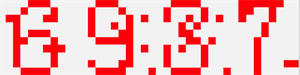
#> input picture Segement_image/test1.png, 300 x 75 px
$ python image_tool.py
#> lines starting #> are read from the running program, lines starting #| are printed output that depends on the picture; after the words box and inside, x2 and y2 are one past the last pixel; in counts of white or black regions, pixels touching at a corner belong together
#> further down, img is the input picture: PIL image 300x75 RGBA; mean R, G, B, A 244.5, 178.2, 180.6, 254.5
from  PIL import Image
import os


class Image_tool(object):

    #to get a binarized table
    def get_bin_table(self,threshold = 140):

        table =[]
        for i in range(256):
            if i > threshold:
                table.append(1)
            else:
                table.append(0)


        return table


    #to sum the neigibor

    def sum_9_region(self,img,x,y):
        cur_pixel = img.getpixel((x,y))

        width = img.width
        height = img.height
        if cur_pixel == 1:
            return 0

        #process the pixel's neighbor
        if y == 0:  # 第一行
            if x == 0:  # 左上顶点,4邻域
                # 中心点旁边3个点
                sum = cur_pixel \
                      + img.getpixel((x, y + 1)) \
                      + img.getpixel((x + 1, y)) \
                      + img.getpixel((x + 1, y + 1))
                return 4 - sum
            elif x == width - 1:  # 右上顶点
                sum = cur_pixel \
                      + img.getpixel((x, y + 1)) \
                      + img.getpixel((x - 1, y)) \
                      + img.getpixel((x - 1, y + 1))

                return 4 - sum
            else:  # 最上非顶点,6邻域
                sum = img.getpixel((x - 1, y)) \
                      + img.getpixel((x - 1, y + 1)) \
                      + cur_pixel \
                      + img.getpixel((x, y + 1)) \
                      + img.getpixel((x + 1, y)) \
                      + img.getpixel((x + 1, y + 1))
                return 6 - sum
        elif y == height - 1:  # 最下面一行
            if x == 0:  # 左下顶点
                # 中心点旁边3个点
                sum = cur_pixel \
                      + img.getpixel((x + 1, y)) \
                      + img.getpixel((x + 1, y - 1)) \
                      + img.getpixel((x, y - 1))
                return 4 - sum
            elif x == width - 1:  # 右下顶点
                sum = cur_pixel \
                      + img.getpixel((x, y - 1)) \
                      + img.getpixel((x - 1, y)) \
                      + img.getpixel((x - 1, y - 1))

                return 4 - sum
            else:  # 最下非顶点,6邻域
                sum = cur_pixel \
                      + img.getpixel((x - 1, y)) \
                      + img.getpixel((x + 1, y)) \
                      + img.getpixel((x, y - 1)) \
                      + img.getpixel((x - 1, y - 1)) \
                      + img.getpixel((x + 1, y - 1))
                return 6 - sum
        else:  # y不在边界
            if x == 0:  # 左边非顶点
                sum = img.getpixel((x, y - 1)) \
                      + cur_pixel \
                      + img.getpixel((x, y + 1)) \
                      + img.getpixel((x + 1, y - 1)) \
                      + img.getpixel((x + 1, y)) \
                      + img.getpixel((x + 1, y + 1))

                return 6 - sum
            elif x == width - 1:  # 右边非顶点
                # print('%s,%s' % (x, y))
                sum = img.getpixel((x, y - 1)) \
                      + cur_pixel \
                      + img.getpixel((x, y + 1)) \
                      + img.getpixel((x - 1, y - 1)) \
                      + img.getpixel((x - 1, y)) \
                      + img.getpixel((x - 1, y + 1))

                return 6 - sum
            else:  # 具备9领域条件的
                sum = img.getpixel((x - 1, y - 1)) \
                      + img.getpixel((x - 1, y)) \
                      + img.getpixel((x - 1, y + 1)) \
                      + img.getpixel((x, y - 1)) \
                      + cur_pixel \
                      + img.getpixel((x, y + 1)) \
                      + img.getpixel((x + 1, y - 1)) \
                      + img.getpixel((x + 1, y)) \
                      + img.getpixel((x + 1, y + 1))
                return 9 - sum

        return 9 -sum

    def remove_noise_pixel(self,img,noise_point_list):

        for item in noise_point_list:
            img.putpixel((item[0],item[1]),1)


    #get a image with noise
    def get_clear_bin_image(self,img):

        imgry = img.convert('L')
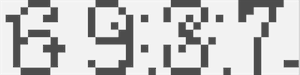
#> imgry: PIL image 300x75 L; min 75, max 252, mean 198.3

        table = self.get_bin_table()
        out = imgry.point(table,'1') #get a binarized image
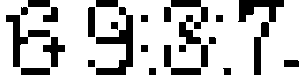
#> out: PIL image 300x75 1; 75% white; 27 black regions, largest, box (x1, y1, x2, y2) and area: (96, 7, 133, 75) 945, (6, 15, 50, 67) 624, (238, 0, 284, 22) 589


        noise_point_list = []

        for x in range(out.width):
            for y in range(out.height):
                res_9 = self.sum_9_region(out,x,y)


                if (0 < res_9 < 3 ) and out.getpixel((x,y)) ==0:
                    pos = (x,y)
                    noise_point_list.append(pos)

        self.remove_noise_pixel(out,noise_point_list)

        return out

    #segement the picture
    def get_crop_img(self,img):

        child_img_list = []

        for i in range(4):

            x = 2 + i * (6 + 4)
            y = 0
            child_img = img.crop((x,y,x + 6,y + 10))
            child_img_list.append(child_img)

        return child_img_list


test = Image_tool()
img = Image.open("./test1.png")
imgry = test.get_clear_bin_image(img)
imgry.save("test3.jpg")
child_img_list = test.get_crop_img(imgry)
child_img_list[2].save("test1-2.jpg")
